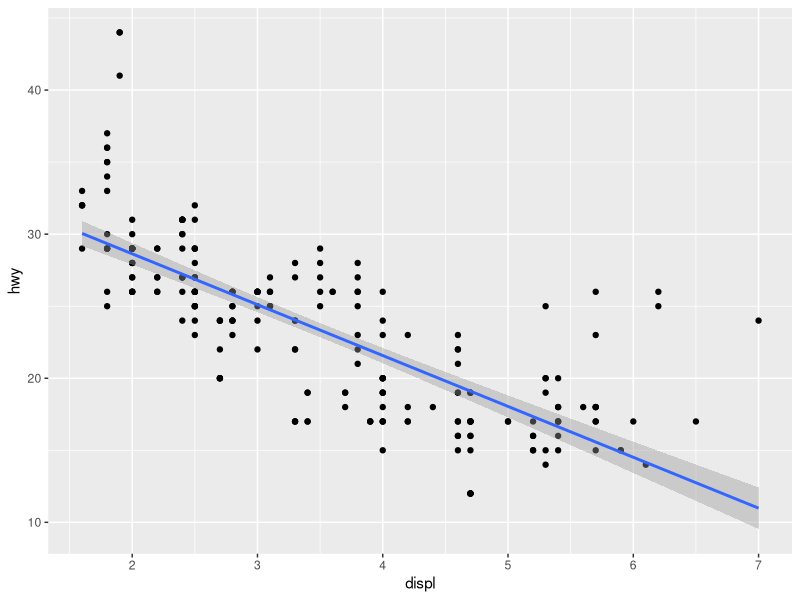
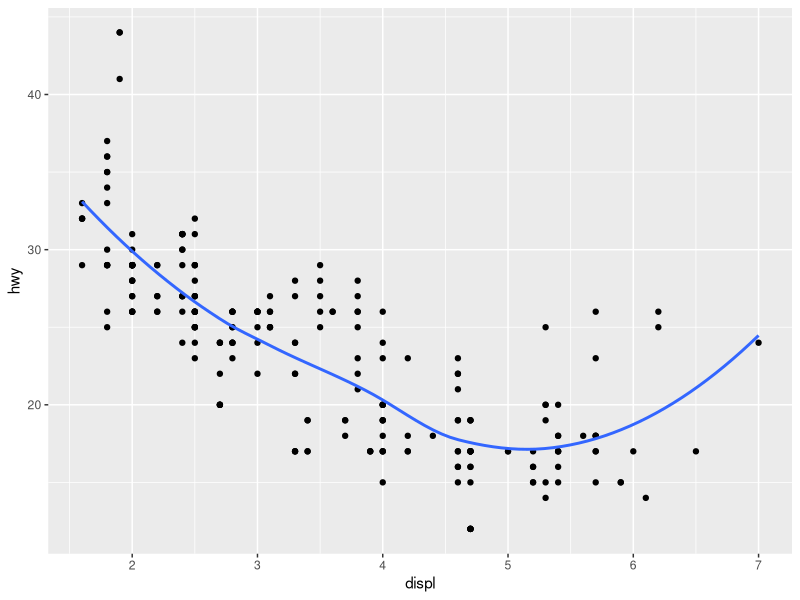
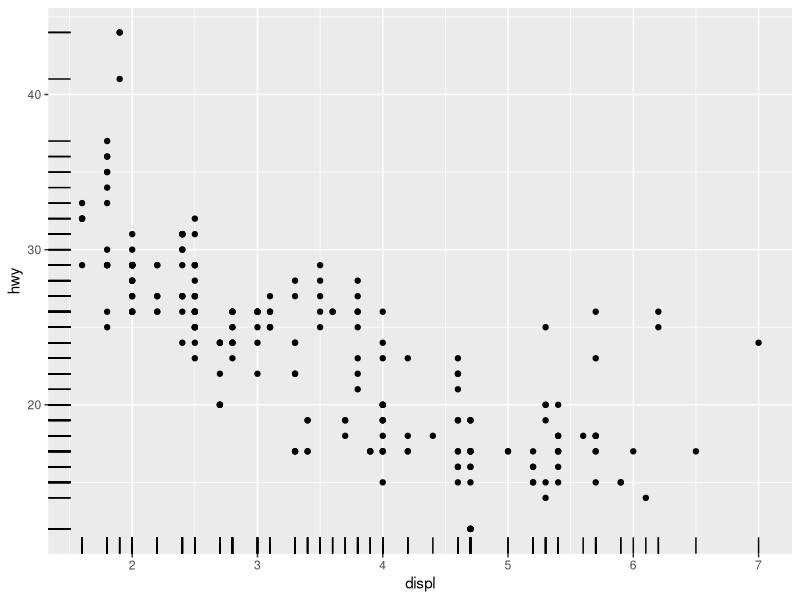
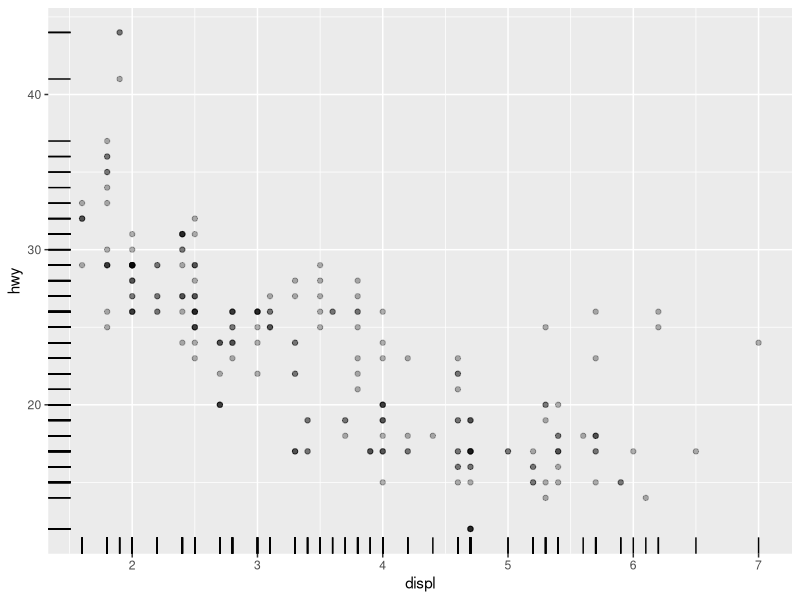
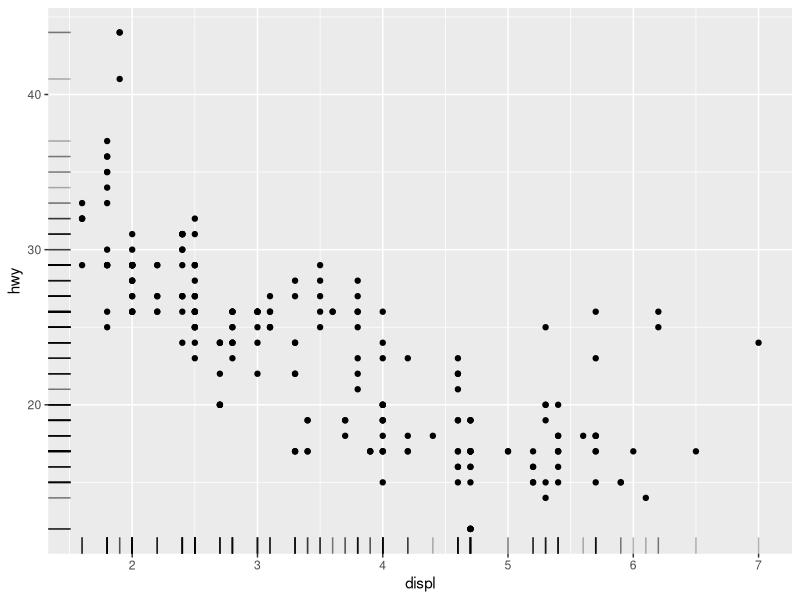
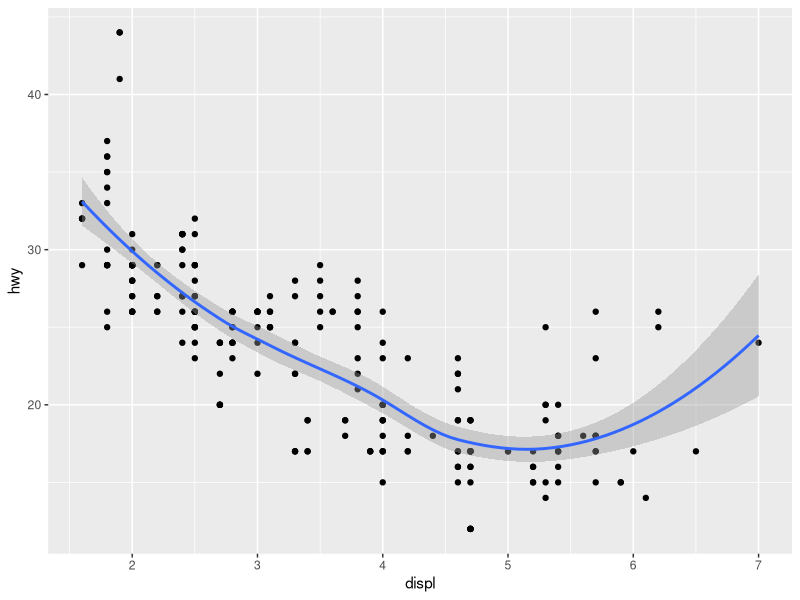
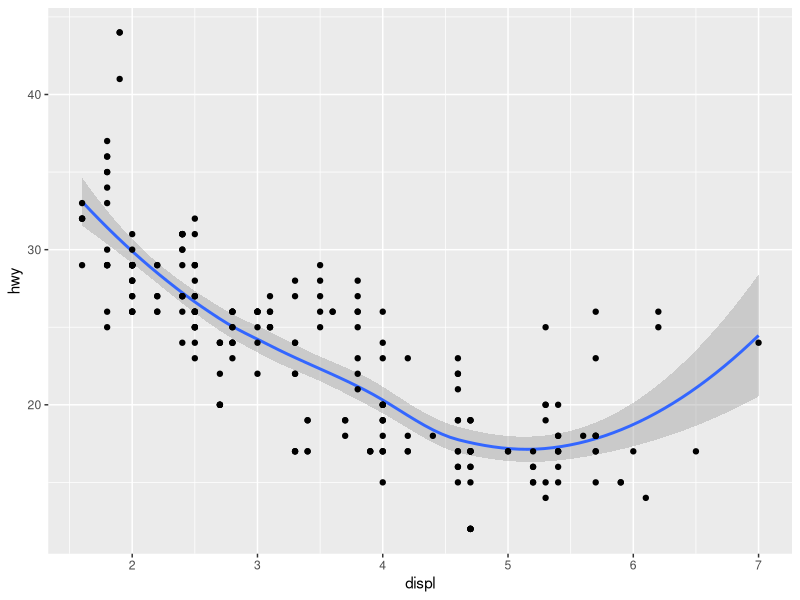
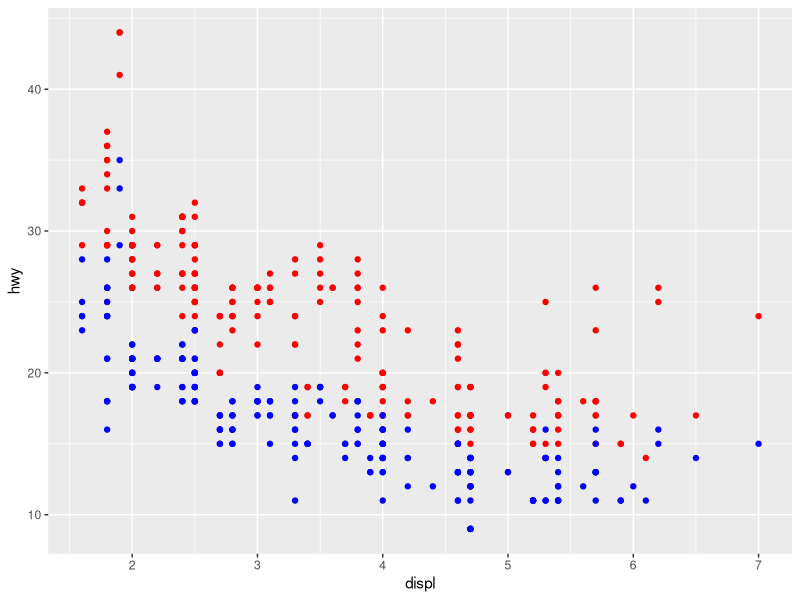

These figures' R source, in order:
## ---- chunk 1
knitr::opts_chunk$set(echo = TRUE)
library(tidyverse)
knitr::opts_chunk$set(cache = TRUE)
## ---- chunk 2
ggplot(data = mpg) +
  geom_point(mapping = aes(x = displ, y = hwy)) +
  geom_smooth(mapping = aes(x = displ, y = hwy), method = "lm")
## ---- chunk 3
ggplot(data = mpg) +
  geom_point(mapping = aes(x = displ, y = hwy)) +
  geom_smooth(mapping = aes(x = displ, y = hwy), se = FALSE)
## ---- chunk 4
ggplot(data = mpg) +
  geom_point(mapping = aes(x = displ, y = hwy)) +
  geom_rug(mapping = aes(x = displ, y = hwy))
## ---- chunk 5
ggplot(data = mpg) +
  geom_point(
    mapping = aes(x = displ, y = hwy),
    alpha = 0.3
  ) +
  geom_rug(
    mapping = aes(x = displ, y = hwy)
  )
## ---- chunk 6
ggplot(data = mpg) +
  geom_point(
    mapping = aes(x = displ, y = hwy)
  ) +
  geom_rug(
    mapping = aes(x = displ, y = hwy),
    alpha = 0.3
  )
## ---- chunk 7
ggplot(data = mpg) +
  geom_point(mapping = aes(x = displ, y = hwy)) +
  geom_smooth(mapping = aes(x = displ, y = hwy))
## ---- chunk 8
ggplot(data = mpg) +
  geom_smooth(mapping = aes(x = displ, y = hwy)) +
  geom_point(mapping = aes(x = displ, y = hwy))
## ---- chunk 9
ggplot(data = mpg) +
  geom_point(mapping = aes(x = displ, y = hwy), color = "red") +
  geom_point(mapping = aes(x = displ, y = cty), color = "blue")
## ---- chunk 10
ggplot(mpg) +
  geom_bar(aes(x = drv))
